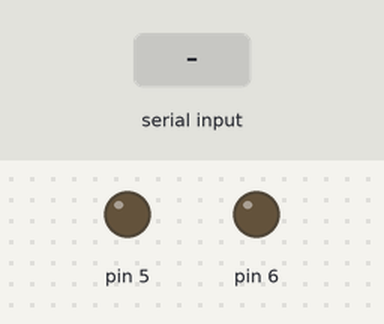
Recording of a sketch running on a simulated Arduino Uno, built with avr-gcc and run on an emulated ATmega328P. Parts: output pins drawn as LEDs (lit = HIGH). The inputs (shaded band) are chosen by the test bench.

Above: at 1.2 s.
1.3 s: byte 12 (12) received over Serial
2.8 s: byte 7 (7) received over Serial
At 3.4 s:
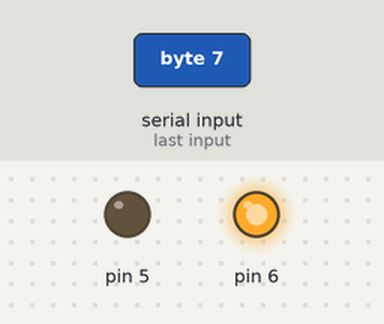
4.3 s: byte 12 (12) received over Serial
Timing chart, 0 to 7.3 s (numbered marks = the images above; inputs shaded):
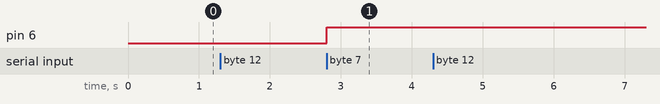

Measured:
- after the input at 2.8 s, pin 6: LOW → HIGH at once

The sketch:

TinkerKit.ino
```cpp
// include the TinkerKit library
//#include <TinskerKit.h>
//#include <TinkerKit.h>
// creating the object 'led' that belongs to the 'TKLed' class

//TKLed led(O5);  //O4 (Output4)of the tinkershield is pin 5 of arduino motor shield

// you can do #define O4 5
int SerialValue = 0;
void setup() {
//nothing here
  pinMode(5, OUTPUT);
  pinMode(6, OUTPUT);

  Serial.begin(9600);
}

void loop()
{
  digitalWrite(5, LOW);
  //led.off();
  SerialValue = Serial.read();
  if(SerialValue == 12){
    digitalWrite(5, HIGH);
  }
  if(SerialValue == 7){
   digitalWrite(6, HIGH);
  }
  if(SerialValue == 0){
   digitalWrite(5, LOW);
   digitalWrite(6, LOW);
  }

  //led.brightness(1023);
  //led.on();       // set the LED on
//  delay(1000);    // wait for a second
//  led.off();      // set the LED off
//  delay(500);    // wait for a second
//  led.brightness(0);
//   led.on();       // set the LED on
//  delay(500);    // wait for a second
//  led.off();      // set the LED off
//  delay(500);
}
```
